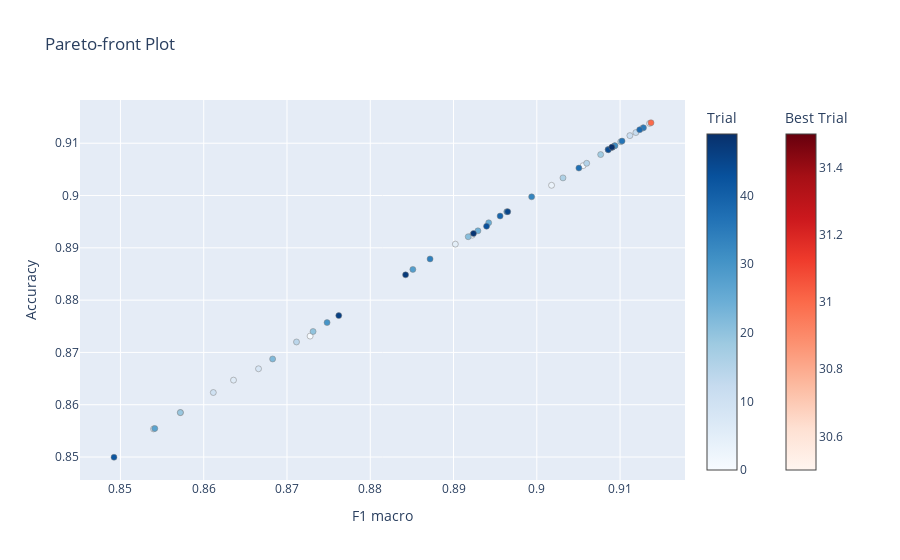

Notebook code for this chart:
### Code cell
import optuna.visualization as vis

# Affiche la frontière de Pareto
vis.plot_pareto_front(study, target_names=["F1 macro", "Accuracy"]).show()

### Figure 1 — Plotly figure (JSON) as saved in the notebook; plotly's stock layout.template omitted (floating-point values rounded to 4 significant figures)
{"data": [{"hovertemplate": "%{text}<extra>Trial</extra>", "marker": {"color": [0, 1, 2, 3, 4, 5, 6, 7, 8, 9, 10, 11, 12, 13, 14, 15, 16, 17, 18, 19, 20, 21, 22, 23, 24, 25, 26, 27, 28, 29, 30, 32, 33, 34, 35, 36, 37, 38, 39, 40, 41, 42, 43, 44, 45, 46, 47, 48, 49], "colorbar": {"title": {"text": "Trial"}}, "colorscale": [[0.0, "rgb(247,251,255)"], [0.125, "rgb(222,235,247)"], [0.25, "rgb(198,219,239)"], [0.375, "rgb(158,202,225)"], [0.5, "rgb(107,174,214)"], [0.625, "rgb(66,146,198)"], [0.75, "rgb(33,113,181)"], [0.875, "rgb(8,81,156)"], [1.0, "rgb(8,48,107)"]], "line": {"color": "Grey", "width": 0.5}}, "mode": "markers", "showlegend": false, "text": ["{<br>  \"number\": 0,<br>  \"values\": [<br>    0.8727772381578813,<br>    0.873125<br>  ],<br>  \"params\": {<br>    \"model\": \"SVM\",<br>    \"max_features\": 1000,<br>    \"C\": 0.23465513731220716<br>  }<br>}", "{<br>  \"number\": 1,<br>  \"values\": [<br>    0.9055582901694585,<br>    0.9057083333333333<br>  ],<br>  \"params\": {<br>    \"model\": \"LogisticRegression\",<br>    \"max_features\": 6000,<br>    \"C\": 6.939896168856023<br>  }<br>}", "{<br>  \"number\": 2,<br>  \"values\": [<br>    0.8922399262266401,<br>    0.8924166666666666<br>  ],<br>  \"params\": {<br>    \"model\": \"LogisticRegression\",<br>    \"max_features\": 2000,<br>    \"C\": 2.2930914024320317<br>  }<br>}", "{<br>  \"number\": 3,<br>  \"values\": [<br>    0.9017699986444816,<br>    0.9019583333333333<br>  ],<br>  \"params\": {<br>    \"model\": \"LogisticRegression\",<br>    \"max_features\": 3000,<br>    \"C\": 0.38827580000916284<br>  }<br>}", "{<br>  \"number\": 4,<br>  \"values\": [<br>    0.912715849470344,<br>    0.9129166666666667<br>  ],<br>  \"params\": {<br>    \"model\": \"SVM\",<br>    \"max_features\": 7000,<br>    \"C\": 0.9080986420463348<br>  }<br>}", "{<br>  \"number\": 5,<br>  \"values\": [<br>    0.890216322213287,<br>    0.8907083333333333<br>  ],<br>  \"params\": {<br>    \"model\": \"SVM\",<br>    \"max_features\": 3000,<br>    \"C\": 0.0065358391594691825<br>  }<br>}", "{<br>  \"number\": 6,<br>  \"values\": [<br>    0.8635785215437247,<br>    0.8647083333333333<br>  ],<br>  \"params\": {<br>    \"model\": \"LogisticRegression\",<br>    \"max_features\": 9000,<br>    \"C\": 0.0039056481790134233<br>  }<br>}", "{<br>  \"number\": 7,<br>  \"values\": [<br>    0.9135333984078996,<br>    0.9137916666666667<br>  ],<br>  \"params\": {<br>    \"model\": \"SVM\",<br>    \"max_features\": 8000,<br>    \"C\": 0.06039676799117356<br>  }<br>}", "{<br>  \"number\": 8,<br>  \"values\": [<br>    0.8665829454340335,<br>    0.866875<br>  ],<br>  \"params\": {<br>    \"model\": \"LogisticRegression\",<br>    \"max_features\": 1000,<br>    \"C\": 0.0757680808274498<br>  }<br>}", "{<br>  \"number\": 9,<br>  \"values\": [<br>    0.8539718023094818,<br>    0.855375<br>  ],<br>  \"params\": {<br>    \"model\": \"LogisticRegression\",<br>    \"max_features\": 9000,<br>    \"C\": 0.001212906592529612<br>  }<br>}", "{<br>  \"number\": 10,<br>  \"values\": [<br>    0.8611536982136734,<br>    0.8623333333333333<br>  ],<br>  \"params\": {<br>    \"model\": \"LogisticRegression\",<br>    \"max_features\": 6000,<br>    \"C\": 0.002777829844706948<br>  }<br>}", "{<br>  \"number\": 11,<br>  \"values\": [<br>    0.9111742672255924,<br>    0.9114583333333334<br>  ],<br>  \"params\": {<br>    \"model\": \"SVM\",<br>    \"max_features\": 6000,<br>    \"C\": 0.04912948359826606<br>  }<br>}", "{<br>  \"number\": 12,<br>  \"values\": [<br>    0.9118965718173149,<br>    0.9120416666666666<br>  ],<br>  \"params\": {<br>    \"model\": \"LogisticRegression\",<br>    \"max_features\": 9000,<br>    \"C\": 4.361089328352782<br>  }<br>}", "{<br>  \"number\": 13,<br>  \"values\": [<br>    0.8572071082555031,<br>    0.8585<br>  ],<br>  \"params\": {<br>    \"model\": \"LogisticRegression\",<br>    \"max_features\": 6000,<br>    \"C\": 0.0018343105771867953<br>  }<br>}", "{<br>  \"number\": 14,<br>  \"values\": [<br>    0.8711425280884783,<br>    0.872<br>  ],<br>  \"params\": {<br>    \"model\": \"LogisticRegression\",<br>    \"max_features\": 5000,<br>    \"C\": 0.006726328322232418<br>  }<br>}", "{<br>  \"number\": 15,<br>  \"values\": [<br>    0.905989919692713,<br>    0.9061666666666667<br>  ],<br>  \"params\": {<br>    \"model\": \"SVM\",<br>    \"max_features\": 6000,<br>    \"C\": 5.134403097557486<br>  }<br>}", "{<br>  \"number\": 16,<br>  \"values\": [<br>    0.9031428116758047,<br>    0.903375<br>  ],<br>  \"params\": {<br>    \"model\": \"SVM\",<br>    \"max_features\": 3000,<br>    \"C\": 0.47956403211302306<br>  }<br>}", "{<br>  \"number\": 17,<br>  \"values\": [<br>    0.9100775444489393,<br>    0.9102916666666667<br>  ],<br>  \"params\": {<br>    \"model\": \"SVM\",<br>    \"max_features\": 5000,<br>    \"C\": 0.8790431331150516<br>  }<br>}", "{<br>  \"number\": 18,<br>  \"values\": [<br>    0.9076682037842911,<br>    0.9078333333333334<br>  ],<br>  \"params\": {<br>    \"model\": \"LogisticRegression\",<br>    \"max_features\": 5000,<br>    \"C\": 3.0824964272957867<br>  }<br>}", "{<br>  \"number\": 19,<br>  \"values\": [<br>    0.8571926853337873,<br>    0.8585<br>  ],<br>  \"params\": {<br>    \"model\": \"LogisticRegression\",<br>    \"max_features\": 10000,<br>    \"C\": 0.002226727096756346<br>  }<br>}", "{<br>  \"number\": 20,<br>  \"values\": [<br>    0.873132128320257,<br>    0.874<br>  ],<br>  \"params\": {<br>    \"model\": \"LogisticRegression\",<br>    \"max_features\": 6000,<br>    \"C\": 0.0075443560780058035<br>  }<br>}", "{<br>  \"number\": 21,<br>  \"values\": [<br>    0.8917647695938864,<br>    0.892125<br>  ],<br>  \"params\": {<br>    \"model\": \"SVM\",<br>    \"max_features\": 2000,<br>    \"C\": 0.02253209567031329<br>  }<br>}", "{<br>  \"number\": 22,<br>  \"values\": [<br>    0.8682765089466313,<br>    0.86875<br>  ],<br>  \"params\": {<br>    \"model\": \"SVM\",<br>    \"max_features\": 1000,<br>    \"C\": 0.01787018989741734<br>  }<br>}", "{<br>  \"number\": 23,<br>  \"values\": [<br>    0.9090641387125291,<br>    0.90925<br>  ],<br>  \"params\": {<br>    \"model\": \"SVM\",<br>    \"max_features\": 7000,<br>    \"C\": 2.4022553811409506<br>  }<br>}", "{<br>  \"number\": 24,<br>  \"values\": [<br>    0.8929268219004439,<br>    0.89325<br>  ],<br>  \"params\": {<br>    \"model\": \"SVM\",<br>    \"max_features\": 2000,<br>    \"C\": 0.03651191726533263<br>  }<br>}", "{<br>  \"number\": 25,<br>  \"values\": [<br>    0.8942230143991632,<br>    0.8947916666666667<br>  ],<br>  \"params\": {<br>    \"model\": \"SVM\",<br>    \"max_features\": 7000,<br>    \"C\": 0.005282870658335553<br>  }<br>}", "{<br>  \"number\": 26,<br>  \"values\": [<br>    0.9093326598210885,<br>    0.9095<br>  ],<br>  \"params\": {<br>    \"model\": \"SVM\",<br>    \"max_features\": 9000,<br>    \"C\": 2.4902867306634597<br>  }<br>}", "{<br>  \"number\": 27,<br>  \"values\": [<br>    0.8541241561721353,<br>    0.8554583333333333<br>  ],<br>  \"params\": {<br>    \"model\": \"LogisticRegression\",<br>    \"max_features\": 5000,<br>    \"C\": 0.0010717741487460176<br>  }<br>}", "{<br>  \"number\": 28,<br>  \"values\": [<br>    0.8851137396414239,<br>    0.885875<br>  ],<br>  \"params\": {<br>    \"model\": \"SVM\",<br>    \"max_features\": 8000,<br>    \"C\": 0.002739763088145628<br>  }<br>}", "{<br>  \"number\": 29,<br>  \"values\": [<br>    0.8963943366936175,<br>    0.8969166666666667<br>  ],<br>  \"params\": {<br>    \"model\": \"SVM\",<br>    \"max_features\": 6000,<br>    \"C\": 0.0067565848841164<br>  }<br>}", "{<br>  \"number\": 30,<br>  \"values\": [<br>    0.8748132922384071,<br>    0.8757083333333333<br>  ],<br>  \"params\": {<br>    \"model\": \"SVM\",<br>    \"max_features\": 4000,<br>    \"C\": 0.0013938848906003703<br>  }<br>}", "{<br>  \"number\": 32,<br>  \"values\": [<br>    0.9093834676568064,<br>    0.9095416666666667<br>  ],<br>  \"params\": {<br>    \"model\": \"LogisticRegression\",<br>    \"max_features\": 5000,<br>    \"C\": 0.8311051101453849<br>  }<br>}", "{<br>  \"number\": 33,<br>  \"values\": [<br>    0.8993801249822764,<br>    0.89975<br>  ],<br>  \"params\": {<br>    \"model\": \"LogisticRegression\",<br>    \"max_features\": 10000,<br>    \"C\": 0.06029037867503656<br>  }<br>}", "{<br>  \"number\": 34,<br>  \"values\": [<br>    0.8871816059696621,<br>    0.887875<br>  ],<br>  \"params\": {<br>    \"model\": \"SVM\",<br>    \"max_features\": 7000,<br>    \"C\": 0.0031419554458383247<br>  }<br>}", "{<br>  \"number\": 35,<br>  \"values\": [<br>    0.9128098371277285,<br>    0.9129583333333333<br>  ],<br>  \"params\": {<br>    \"model\": \"LogisticRegression\",<br>    \"max_features\": 9000,<br>    \"C\": 3.8032005171068826<br>  }<br>}", "{<br>  \"number\": 36,<br>  \"values\": [<br>    0.9102370137780854,<br>    0.9104166666666667<br>  ],<br>  \"params\": {<br>    \"model\": \"LogisticRegression\",<br>    \"max_features\": 6000,<br>    \"C\": 0.5369494506808955<br>  }<br>}", "{<br>  \"number\": 37,<br>  \"values\": [<br>    0.905052192677855,<br>    0.90525<br>  ],<br>  \"params\": {<br>    \"model\": \"SVM\",<br>    \"max_features\": 4000,<br>    \"C\": 3.2201715766292343<br>  }<br>}", "{<br>  \"number\": 38,<br>  \"values\": [<br>    0.9123525725476508,<br>    0.9125833333333333<br>  ],<br>  \"params\": {<br>    \"model\": \"SVM\",<br>    \"max_features\": 6000,<br>    \"C\": 0.12524039858950173<br>  }<br>}", "{<br>  \"number\": 39,<br>  \"values\": [<br>    0.8955938733162438,<br>    0.8960833333333333<br>  ],<br>  \"params\": {<br>    \"model\": \"SVM\",<br>    \"max_features\": 5000,<br>    \"C\": 0.007155486197294162<br>  }<br>}", "{<br>  \"number\": 40,<br>  \"values\": [<br>    0.9090308303162077,<br>    0.9092083333333333<br>  ],<br>  \"params\": {<br>    \"model\": \"SVM\",<br>    \"max_features\": 8000,<br>    \"C\": 2.327690771807583<br>  }<br>}", "{<br>  \"number\": 41,<br>  \"values\": [<br>    0.9085627384612012,<br>    0.9087916666666667<br>  ],<br>  \"params\": {<br>    \"model\": \"LogisticRegression\",<br>    \"max_features\": 7000,<br>    \"C\": 0.2902483233392341<br>  }<br>}", "{<br>  \"number\": 42,<br>  \"values\": [<br>    0.8492264108255432,<br>    0.8499583333333334<br>  ],<br>  \"params\": {<br>    \"model\": \"LogisticRegression\",<br>    \"max_features\": 1000,<br>    \"C\": 0.006080473391092752<br>  }<br>}", "{<br>  \"number\": 43,<br>  \"values\": [<br>    0.8939650574725168,<br>    0.894125<br>  ],<br>  \"params\": {<br>    \"model\": \"LogisticRegression\",<br>    \"max_features\": 2000,<br>    \"C\": 0.5347848234260939<br>  }<br>}", "{<br>  \"number\": 44,<br>  \"values\": [<br>    0.9085855697499527,<br>    0.90875<br>  ],<br>  \"params\": {<br>    \"model\": \"LogisticRegression\",<br>    \"max_features\": 5000,<br>    \"C\": 1.6194311783875919<br>  }<br>}", "{<br>  \"number\": 45,<br>  \"values\": [<br>    0.8965081937053866,<br>    0.8969166666666667<br>  ],<br>  \"params\": {<br>    \"model\": \"LogisticRegression\",<br>    \"max_features\": 8000,<br>    \"C\": 0.045712137221477045<br>  }<br>}", "{<br>  \"number\": 46,<br>  \"values\": [<br>    0.8762199740919986,<br>    0.8770416666666667<br>  ],<br>  \"params\": {<br>    \"model\": \"LogisticRegression\",<br>    \"max_features\": 9000,<br>    \"C\": 0.009745107692117894<br>  }<br>}", "{<br>  \"number\": 47,<br>  \"values\": [<br>    0.884242402771153,<br>    0.8848333333333334<br>  ],<br>  \"params\": {<br>    \"model\": \"LogisticRegression\",<br>    \"max_features\": 5000,<br>    \"C\": 0.01767702312137927<br>  }<br>}", "{<br>  \"number\": 48,<br>  \"values\": [<br>    0.8923979283716417,<br>    0.89275<br>  ],<br>  \"params\": {<br>    \"model\": \"SVM\",<br>    \"max_features\": 2000,<br>    \"C\": 0.024708695534996248<br>  }<br>}", "{<br>  \"number\": 49,<br>  \"values\": [<br>    0.9090170553492007,<br>    0.90925<br>  ],<br>  \"params\": {<br>    \"model\": \"LogisticRegression\",<br>    \"max_features\": 10000,<br>    \"C\": 0.24992459207011275<br>  }<br>}"], "x": [0.8728, 0.9056, 0.8922, 0.9018, 0.9127, 0.8902, 0.8636, 0.9135, 0.8666, 0.854, 0.8612, 0.9112, 0.9119, 0.8572, 0.8711, 0.906, 0.9031, 0.9101, 0.9077, 0.8572, 0.8731, 0.8918, 0.8683, 0.9091, 0.8929, 0.8942, 0.9093, 0.8541, 0.8851, 0.8964, 0.8748, 0.9094, 0.8994, 0.8872, 0.9128, 0.9102, 0.9051, 0.9124, 0.8956, 0.909, 0.9086, 0.8492, 0.894, 0.9086, 0.8965, 0.8762, 0.8842, 0.8924, 0.909], "y": [0.8731, 0.9057, 0.8924, 0.902, 0.9129, 0.8907, 0.8647, 0.9138, 0.8669, 0.8554, 0.8623, 0.9115, 0.912, 0.8585, 0.872, 0.9062, 0.9034, 0.9103, 0.9078, 0.8585, 0.874, 0.8921, 0.8688, 0.9093, 0.8932, 0.8948, 0.9095, 0.8555, 0.8859, 0.8969, 0.8757, 0.9095, 0.8998, 0.8879, 0.913, 0.9104, 0.9052, 0.9126, 0.8961, 0.9092, 0.9088, 0.85, 0.8941, 0.9087, 0.8969, 0.877, 0.8848, 0.8928, 0.9093], "type": "scatter"}, {"hovertemplate": "%{text}<extra>Best Trial</extra>", "marker": {"color": [31], "colorbar": {"title": {"text": "Best Trial"}, "x": 1.1, "xpad": 40}, "colorscale": [[0.0, "rgb(255,245,240)"], [0.125, "rgb(254,224,210)"], [0.25, "rgb(252,187,161)"], [0.375, "rgb(252,146,114)"], [0.5, "rgb(251,106,74)"], [0.625, "rgb(239,59,44)"], [0.75, "rgb(203,24,29)"], [0.875, "rgb(165,15,21)"], [1.0, "rgb(103,0,13)"]], "line": {"color": "Grey", "width": 0.5}}, "mode": "markers", "showlegend": false, "text": ["{<br>  \"number\": 31,<br>  \"values\": [<br>    0.9137127462797177,<br>    0.9139166666666667<br>  ],<br>  \"params\": {<br>    \"model\": \"SVM\",<br>    \"max_features\": 7000,<br>    \"C\": 0.36623576860794876<br>  }<br>}"], "x": [0.9137], "y": [0.9139], "type": "scatter"}], "layout": {"title": {"text": "Pareto-front Plot"}, "xaxis": {"title": {"text": "F1 macro"}}, "yaxis": {"title": {"text": "Accuracy"}}}}
